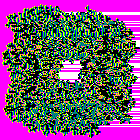

Python code for this plot:
import re


# https://imgur.com/a/ukstWKO
# mark all cells as U or D for up or down or _ for left-right
# use a regex to find all non _ tiles between opposite directions
# on a line, eg "U....D", "D.....U", "D____U"

def dir_connects(c, d, dir):
    """
    validate that the character c connections to the character d
    in direction dir
    """
    dirs = {
        "up": ["|LJSUD_", "|F7"],
        "right": ["-LFS_UD", "7-J"],
        "down": ["|F7SUD_", "|JL"],
        "left": ["-J7S_UD", "-FL"]
    }
    # print(f"Checking that {c} (in {dirs[dir][0]}) connects to {d} (in {dirs[dir][1]}) in {dir} ")
    return c in dirs[dir][0] and d in dirs[dir][1]

def at_dir(x, y, data, dir):
    """
    return the character at the next tile in the given direction
    """
    if dir == "up":
        return data[y-1][x] if y > 0 else " "
    if dir == "right":
        return data[y][x+1] if x < len(data[y]) - 1 else " "
    if dir == "down":
        return data[y+1][x] if y < len(data) - 1 else " "
    if dir == "left":
        return data[y][x-1] if x > 0 else " "

def move(x, y, dir):
    if dir == "up":
        return x, y - 1
    if dir == "right":
        return x + 1, y
    if dir == "down":
        return x, y + 1
    if dir == "left":
        return x - 1, y

def discover(x, y, data):
    """
    find all tiles that connect to the current location
    """
    dirs = {"up", "right", "down", "left"}
    valid = []
    for dir in dirs:
        if dir_connects(data[y][x], at_dir(x, y, data, dir), dir):
            valid.append((move(x, y, dir), dir))
    return valid


with open("10_1.txt") as f:
    data = [list(x) for x in f.read().splitlines()]
    for i, line in enumerate(data):
        if "S" in line:
            x = line.index("S")
            y = i
            connected = [d[1] for d in discover(x, y, data)]
            # replace the S with the appropriate symbol
            if "up" in connected and "down" in connected:
                data[y][x] = "|"
            elif "up" in connected and "left" in connected:
                data[y][x] = "J"
            elif "up" in connected and "right" in connected:
                data[y][x] = "L"
            elif "down" in connected and "left" in connected:
                data[y][x] = "7"
            elif "down" in connected and "right" in connected:
                data[y][x] = "F"
            else:
                data[y][x] = "-"
            break
    visited = {(x, y)}
    ordered = [[x, y]]
    while True:
        discovered = [d for d in discover(x, y, data) if d[0] not in visited]
        # print(discovered)
        if len(discovered) == 0:
            break
        d = discovered[0]
        x, y = d[0]
        dir = d[1]
        visited.add(d[0])
        ordered.append(list(d[0]))
        # print(f"Moving to {d[0]} in direction {dir}")
    # print("\n".join(["".join(x) for x in data]))

    # shoelace formula here
    # https://en.wikipedia.org/wiki/Shoelace_formula
    print(len(ordered))
    area = 0
    for i, o in enumerate(ordered):
        if i != len(ordered) - 1:
            area += (o[0] * ordered[i+1][1]) - (o[1] * ordered[i+1][0])
        else:
            area += (o[0] * ordered[0][1]) - (o[1] * ordered[0][0])
    print(f"Area: {abs(area)/2}")
    # now we use Pick's theorem to find the interior points
    # https://en.wikipedia.org/wiki/Pick%27s_theorem
    # area = interior_points + boundary_points / 2 - 1
    # so interior_points = area - boundary_points / 2 + 1
    interior_points = abs(area)/2 - len(ordered)/2 + 1
    print(f"Interior points: {interior_points}")



    outfile = open("10_2.txt", "w")
    total = 0
    # open up an image file and write each position to it as a pixel
    # where the pixel is black if is part of the path and white if
    # it is not
    import PIL.Image as Image
    im = Image.new("RGB", (len(data[0]), len(data)))
    for y in range(len(data)):
        for x in range(len(data[y])):
            if (x, y) in visited:
                c = data[y][x]
                im.putpixel((x, y), (0, 0, 0))
            else:
                data[y][x] = " "
                im.putpixel((x, y), (255, 255, 255))
        else:
            line = "".join(data[y])
            # scan from left to right to determine which points
            # are inside the path
            inside = False
            last = ""
            # print(f"Line {y}")
            for i, c in enumerate(line):
                if not inside:
                    if c == "|":
                        inside = True
                        im.putpixel((i, y), (0, 255, 0)) # green start inside
                    elif c in "FL":
                        # these might be openers if later followed by J or 7
                        # so append them to last to check later
                        last += c
                        im.putpixel((i, y), (255, 255, 0))
                    elif c == "J" and "F" in last:
                        inside = True
                        last = ""
                        im.putpixel((i, y), (0, 255, 0)) # green start inside
                    elif c == "7" and "L" in last:
                        inside = True
                        last = ""
                        im.putpixel((i, y), (0, 255, 0)) # green start inside
                    elif c == "7" and "F" in last:
                        last = ""
                        im.putpixel((i, y), (150, 150, 0))
                    elif c == "-":
                        im.putpixel((i, y), (0, 0, 0))
                    else:
                        im.putpixel((i, y), (255, 0, 255)) # purple outside
                else:
                    if c == "|":
                        inside = False
                        im.putpixel((i, y), (0, 0, 255)) # blue end inside
                        last = ""
                    elif c in "FL":
                        # these might be closers if later followed by J or 7
                        # so append them to last to check later
                        last += c
                    elif c == "J" and "F" in last:
                        inside = False
                        last = ""
                        im.putpixel((i, y), (0, 0, 255))
                    elif c == "7" and "L" in last:
                        inside = False
                        last = ""
                        im.putpixel((i, y), (0, 0, 255))

                # print(f"\t{last}{c} inside={inside}")
            outfile.write(line + "\n")

    im.save("10_2.png")
    print(f"Filled amount: {total}")